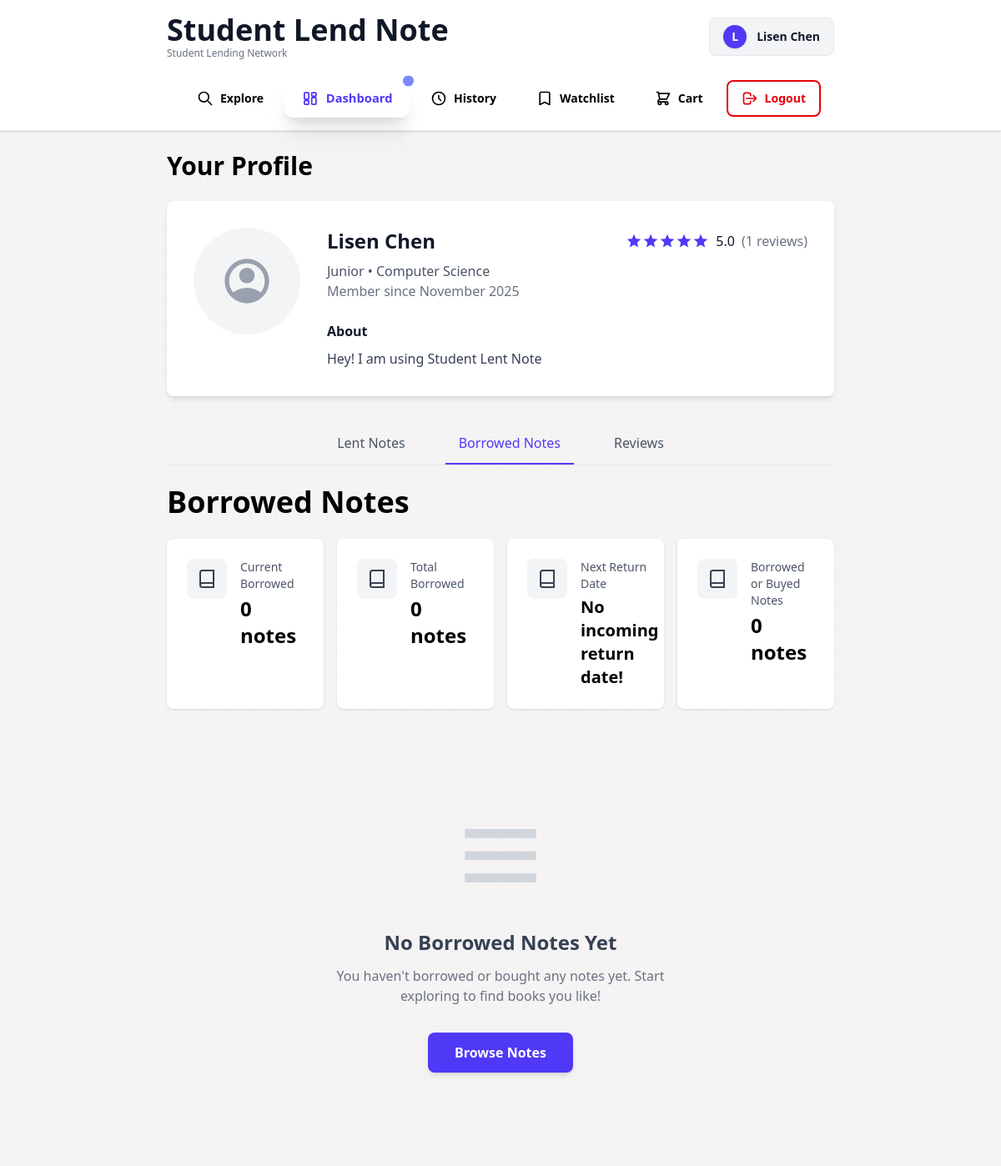
Page /dashboard?current_tab=borrowed_notes (signed in) on the committed database.
### models.py (models this page shows, shortened)
class User(db.Model):
    user_id = db.Column(db.Integer, primary_key=True)
    username = db.Column(db.String(80), unique=True, nullable=False)
    email = db.Column(db.String(120), unique=True, nullable=False)
    password = db.Column(db.String(200), nullable=False)
    about = db.Column(db.String(200), nullable=False, default='Hey! I am using Student Lent Note')
    created_at = db.Column(db.DateTime, default=db.func.now())
    avg_rating = db.Column(db.Numeric(3, 2), default=0.00)
    rating_count = db.Column(db.Integer, default=0)

### app.py (the view)
@app.route('/dashboard')
@login_required
def dashboard():
    user = User.query.get_or_404(session['user_id'])
    current_tab = request.args.get('current_tab', 'lended_notes')
    gotten_reviews = Review.query.join(Note).filter(Note.owner_id == session['user_id']).all()
    return render_template('dashboard.html', user=user, gotten_reviews=gotten_reviews, current_tab=current_tab)

### models.py (called while the page is built)
    def __repr__(self):
        return f'<Note {self.title}>'

    def __repr__(self):
        return f'<Review {self.review_id}: {self.star} stars by User {self.user_id}>'

### utility.py (called while the page is built)
def login_required(f):
    @wraps(f)
    def decorated_function(*args, **kwargs):
        print(f"Session check - user_id present: {'user_id' in session}")
        if 'user_id' not in session:
            flash('Please log in to access this page.', 'warning')
            return redirect(url_for('login'))
        user = User.query.get(session['user_id'])
        if not user:
            session.clear()
            print('User ID not found in the database.')
            flash('User not found. Please log in again.', 'warning')
            return redirect(url_for('login'))
        return f(*args, **kwargs)
    return decorated_function

### templates/dashboard.html (shortened to what this page needs)
{% import 'components/user_profile.html' as comp%}
{% import 'components/pop_up_message.html' as pop_up %}
<!DOCTYPE html>
<html>
<head>
    <script src="https://cdn.jsdelivr.net/npm/@tailwindcss/browser@4"></script>
</head>
<body>
    {% include '/components/bg.html' %}
    {% include '/components/navbar.html' %}
    <div class="mx-50">
        <h1 class="text-3xl font-bold mb-2 mt-6">Your Profile</h1>
        {{comp.user_profile(user)}}
        <nav class="border-b border-gray-200 mb-6">
            <ul class="flex justify-center gap-8">
                <li>
                    <button
                        class="tab-button cursor-pointer px-4 py-3 font-medium text-gray-600 border-b-2 border-transparent hover:text-gray-900 hover:border-gray-300 transition-colors"
                        data-tab="lended_notes"
                        onclick="switchTab('lended_notes')">
                        Lent Notes
                    </button>
                </li>
                <li>
                    <button
                        class="tab-button cursor-pointer px-4 py-3 font-medium text-gray-600 border-b-2 border-transparent hover:text-gray-900 hover:border-gray-300 transition-colors"
                        data-tab="borrowed_notes"
                        onclick="switchTab('borrowed_notes')">
                        Borrowed Notes
                    </button>
                </li>
                <li>
                    <button
                        class="tab-button cursor-pointer px-4 py-3 font-medium text-gray-600 border-b-2 border-transparent hover:text-gray-900 hover:border-gray-300 transition-colors"
                        data-tab="reviews"
                        onclick="switchTab('reviews')">
                        Reviews
                    </button>
                </li>
            </ul>
        </nav>
        <div id="borrowed_notes_container" class="tab-content hidden">
            {% include '/components/borrowed_notes.html' %}
        </div>
    </div>
</body>
</html>

### templates/components/user_profile.html (shortened to what this page needs)
{% macro user_profile(user)%}
<div>
  <div class="rounded-lg shadow-md p-8 mb-8 bg-white mt-6">
    <div class="flex flex-row items-start gap-8">
      <div>
        <div class="w-32 h-32 rounded-full bg-gray-100 flex items-center justify-center text-gray-400 overflow-hidden">
        </div>
      </div>
      <div class="flex-1">
        <div class="flex items-center justify-between mb-2">
          <h2 class="text-2xl font-bold text-gray-900">{{ user.username }}</h2>
          <div class="flex items-center gap-2">
            <div class="flex items-center">
              {% for i in range(5) %}
                <svg xmlns="http://www.w3.org/2000/svg" class="w-5 h-5 {% if i < user.avg_rating %}text-indigo-600{% else %}text-gray-300{% endif %}" viewBox="0 0 24 24" fill="currentColor">
                  <path d="M12 17.27L18.18 21l-1.64-7.03L22 9.24l-7.19-.61L12 2 9.19 8.63 2 9.24l5.46 4.73L5.82 21z"/>
                </svg>
              {% endfor %}
            </div>
            <span class="text-gray-900 font-medium">{{ "%.1f"|format(user.avg_rating) }}</span>
            <span class="text-gray-500">({{ user.rating_count }} reviews)</span>
          </div>
        </div>
        <p class="text-gray-600">Junior • Computer Science </p>
        <p class=" text-gray-500 mb-6">Member since {{ user.created_at.strftime('%B %Y') }}</p>
        <div>
          <h3 class="font-semibold text-gray-900 mb-2">About</h3>
          <p class="text-gray-700 leading-relaxed">
            {{ user.about or 'This user has not added an "About" section yet.' }}
          </p>
        </div>
      </div>
    </div>
  </div>
</div>
{% endmacro %}

### templates/components/navbar.html
{% set current_path = request.path %}
{% set is_guest = session.get('username','Guest') == 'Guest' %}
{% import 'components/navbar_macros.html' as comp %}
<nav class="bg-white border-b border-gray-200 shadow-sm">
    <div class="py-4 mx-50">
        <div class="flex items-center justify-between mb-6">
            <div class="flex items-center gap-3">
                <div>
                    <h1 class="text-4xl font-bold text-gray-900">Student Lend Note</h1>
                    <p class="text-xs text-gray-500 font-medium">Student Lending Network</p>
                </div>
            </div>
            <div class="bg-gray-100 px-4 py-2 rounded-lg flex items-center gap-3 border border-gray-200">
                <div class="w-7 h-7 bg-indigo-600 rounded-full flex items-center justify-center text-white font-bold text-sm shadow-sm">
                    {{ session.get('username', 'Guest')[:1].upper() }}
                </div>
                <span class="text-gray-900 font-semibold text-sm">{{ session.get('username', 'Guest') }}</span>
            </div>
        </div>
        <ul class="flex justify-center items-center gap-2">
            <li>
                {{ comp.navbar_element(endpoint='explore', label='Explore', current_path=request.path, icon_path="M21 21l-6-6m2-5a7 7 0 11-14 0 7 7 0 0114 0z")}}
            </li>
            <li>
                {{comp.navbar_element(endpoint='dashboard', label='Dashboard', current_path=request.path, icon_path="M4 5a1 1 0 011-1h4a1 1 0 011 1v7a1 1 0 01-1 1H5a1 1 0 01-1-1V5zM14 5a1 1 0 011-1h4a1 1 0 011 1v3a1 1 0 01-1 1h-4a1 1 0 01-1-1V5zM4 16a1 1 0 011-1h4a1 1 0 011 1v3a1 1 0 01-1 1H5a1 1 0 01-1-1v-3zM14 12a1 1 0 011-1h4a1 1 0 011 1v7a1 1 0 01-1 1h-4a1 1 0 01-1-1v-7z")}}
            </li>
            <li>
                {{comp.navbar_element(endpoint='history', label='History', current_path=request.path, icon_path="M12 8v4l3 3m6-3a9 9 0 11-18 0 9 9 0 0118 0z")}}
            </li>
            <li>
                {{comp.navbar_element(endpoint='watchlist', label='Watchlist', current_path=request.path, icon_path="M5 5a2 2 0 012-2h10a2 2 0 012 2v16l-7-3.5L5 21V5z")}}
            </li>
            <li>
                {{comp.navbar_element(endpoint='shopping_cart.user_cart', label='Cart', current_path=request.path, icon_path="M3 3h2l.4 2M7 13h10l4-8H5.4M7 13L5.4 5M7 13l-2.293 2.293c-.63.63-.184 1.707.707 1.707H17m0 0a2 2 0 100 4 2 2 0 000-4zm-8 2a2 2 0 11-4 0 2 2 0 014 0z")}}
            </li>
            <li>
                <a href="{{ url_for('login') if is_guest else url_for('logout') }}"
                   class="flex items-center gap-2 px-4 py-2.5 rounded-lg transition-all
                          bg-white border-2 {{'text-indigo-600 hover:bg-indigo-50 hover:indigo-red-300' if is_guest else 'text-red-600 hover:bg-red-50 hover:border-red-300'}} font-semibold text-sm">
                    <svg class="w-5 h-5" fill="none" stroke="currentColor" viewBox="0 0 24 24">
                        <path stroke-linecap="round" stroke-linejoin="round" stroke-width="2" d="M17 16l4-4m0 0l-4-4m4 4H7m6 4v1a3 3 0 01-3 3H6a3 3 0 01-3-3V7a3 3 0 013-3h4a3 3 0 013 3v1"/>
                    </svg>
                    <span>{{ 'Login' if session.get('username', 'Guest') == 'Guest' else 'Logout' }}</span>
                </a>
            </li>
        </ul>
    </div>
</nav>

### rows in the picture
User: get "Lisen Chen", username "Lisen Chen", avg_rating "5.0", rating_count "1", created_at "November 2025", about "Hey! I am using Student Lent Note"

### other values in the picture
{{ session.get('username', 'Guest')[:1].upper() }} "L"
{{ label }} "Explore Dashboard History Watchlist Cart"
{{ 'Login' if session.get('username', 'Guest') == 'Guest' else 'Logout' }} "Logout"
{{ current_borrowed }} "0"
{{ total_borrowed }} "0"
{{ total_purchased }} "0"
